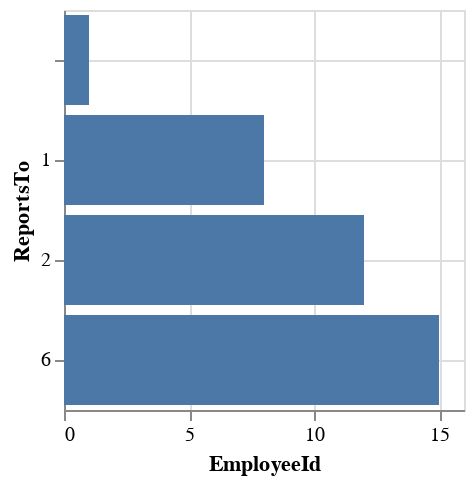

Here is the notebook cell this chart was saved with:
### Code cell
%XVEGA_PLOT X_FIELD EmployeeId Y_FIELD ReportsTo TYPE ordinal MARK bar COLOR green WIDTH 200 HEIGHT 200 <> SELECT EmployeeId, ReportsTo FROM employees

### Figure 1 — Vega-Lite specification as saved in the notebook (floating-point values rounded to 4 significant figures)
{"$schema": "https://vega.github.io/schema/vega-lite/v4.json", "config": {"axis": {"grid": true}}, "data": {"values": [{"EmployeeId": "name", "ReportsTo": "name"}, {"EmployeeId": "1", "ReportsTo": ""}, {"EmployeeId": "2", "ReportsTo": "1"}, {"EmployeeId": "6", "ReportsTo": "1"}, {"EmployeeId": "3", "ReportsTo": "2"}, {"EmployeeId": "4", "ReportsTo": "2"}, {"EmployeeId": "5", "ReportsTo": "2"}, {"EmployeeId": "7", "ReportsTo": "6"}, {"EmployeeId": "8", "ReportsTo": "6"}]}, "encoding": {"x": {"field": "EmployeeId", "type": "quantitative"}, "y": {"field": "ReportsTo", "type": "ordinal"}}, "height": 200, "mark": {"type": "bar"}, "width": 200}
